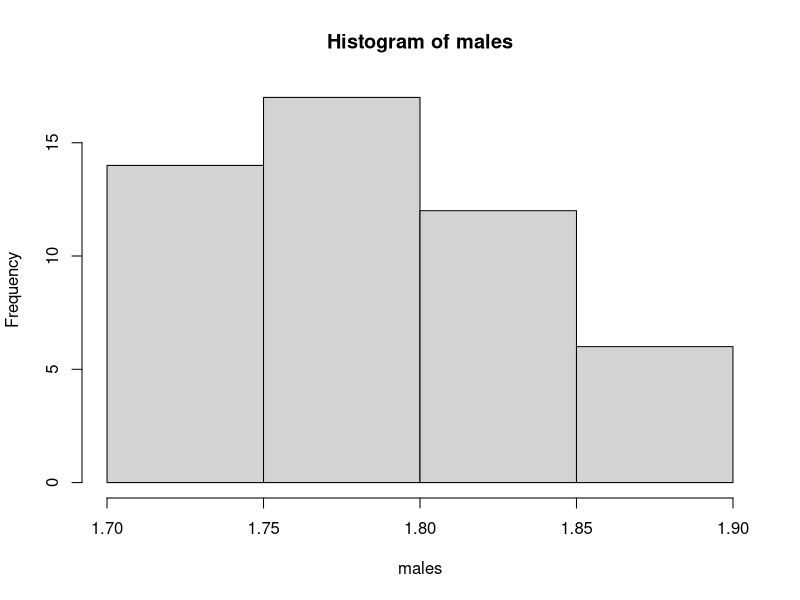
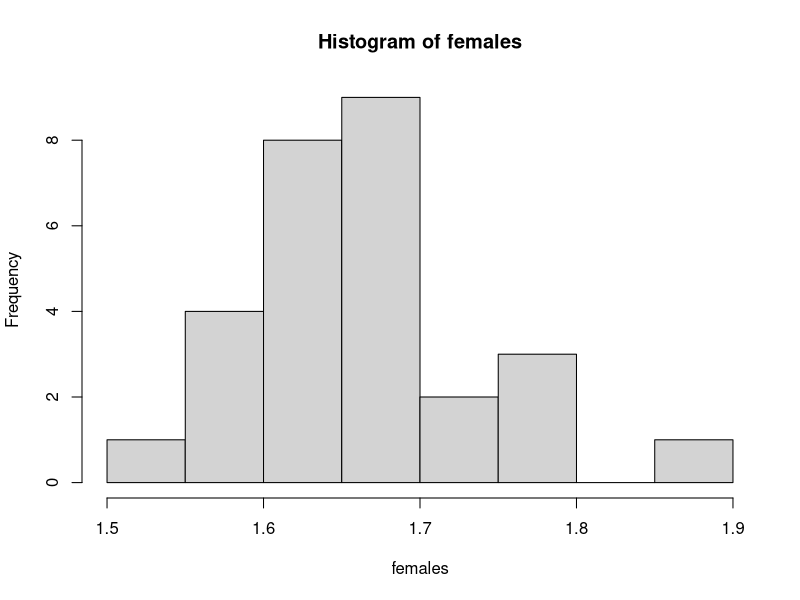

The R source for these figures, in order:
data <- read.csv("survey_data_2019.txt" , header=TRUE , sep='\t')
data <- data[complete.cases(data[,"height"]),]
# We are going to use the variable X1bar - X2bar (x1bar avg value of males , x2bar avg value of females)
males <- data[data$sex == 'M',]$height
females <- data[data$sex == 'F',]$height

hist(males)
hist(females)
#No outliers and the distr looks normal enough

#Calculating sample size
nrow(data[data$sex == 'M',]) -> N1
nrow(data[data$sex == 'F',]) -> N2

#Calculating the sdeviastions of each male and female data
sd(males) -> s1
sd(females) -> s2

mean(males) -> m1
mean(females) -> m2

#Calculating the t for 95 % confidence interval
#Degrees of freedom are N1+N2 sp
abs(qt(0.025, df=N1+N1)) -> t

#Finally calculating the margin of erroR
mt <- (s1/sqrt(N1) + s2/sqrt(N2)) * t

##Therefore the confidence interval is the following
lowerbound <- (m1-m2) - mt
higherbound <- (m1-m2) + mt
